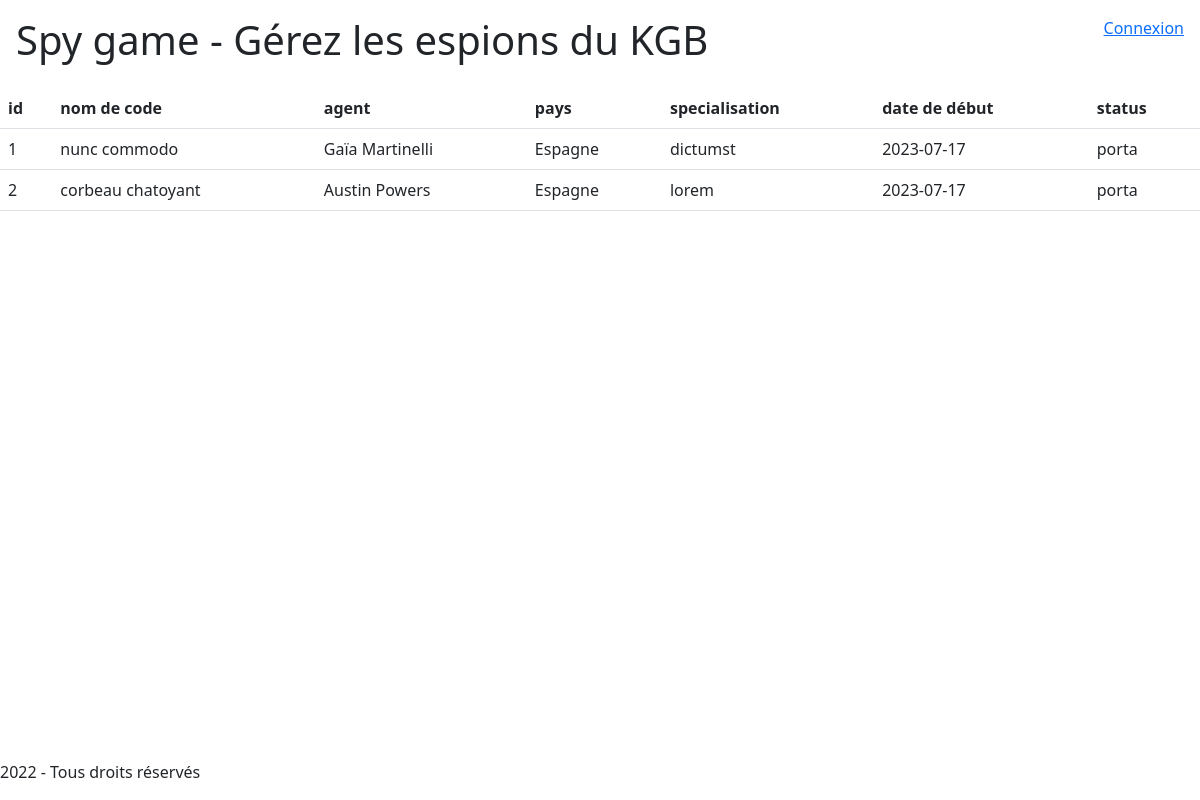
The page / on the database its author committed.
### tables this page shows
CREATE TABLE mission
(
    id_mission INT UNSIGNED AUTO_INCREMENT PRIMARY KEY,
    agent INT UNSIGNED NOT NULL,
    target INT UNSIGNED NOT NULL,
    contact INT UNSIGNED NOT NULL,
    mission_type INT UNSIGNED NOT NULL,
    code_name VARCHAR(50) NOT NULL,
    status VARCHAR(50) NOT NULL,
    country INT UNSIGNED NOT NULL,
    hideout INT UNSIGNED,
    specialisation INT UNSIGNED,
    start_date DATE NOT NULL,
    end_date DATE,
    CONSTRAINT fk_mission_agent
        FOREIGN KEY (agent) REFERENCES agent(id_agent)
            ON UPDATE CASCADE
            ON DELETE CASCADE,
    CONSTRAINT fk_mission_target
        FOREIGN KEY (target) REFERENCES target(id_target)
            ON UPDATE CASCADE
            ON DELETE CASCADE,
    CONSTRAINT fk_mission_contact
        FOREIGN KEY (contact) REFERENCES contact(id_contact)
            ON UPDATE CASCADE
            ON DELETE CASCADE,
    CONSTRAINT fk_mission_mission_type
        FOREIGN KEY (mission_type) REFERENCES mission_type(id_mission_type)
            ON UPDATE CASCADE
            ON DELETE CASCADE,
    CONSTRAINT fk_mission_country
        FOREIGN KEY (country) REFERENCES country(id_country)
            ON UPDATE CASCADE
            ON DELETE CASCADE,
    CONSTRAINT fk_mission_hideout
        FOREIGN KEY (hideout) REFERENCES hideout(id_hideout)
            ON UPDATE CASCADE,
    CONSTRAINT fk_mission_specialisation
        FOREIGN KEY (specialisation) REFERENCES specialisation(id_specialisation)
            ON UPDATE CASCADE
            ON DELETE CASCADE
);

CREATE TABLE country
(
    id_country INT UNSIGNED AUTO_INCREMENT PRIMARY KEY,
    name VARCHAR(50) NOT NULL
);

CREATE TABLE specialisation
(
    id_specialisation INT UNSIGNED AUTO_INCREMENT PRIMARY KEY,
    title   VARCHAR(50) NOT NULL,
    description VARCHAR(200)
);

### src/controller/front/homepage.php (called while the page is built, shortened)
<?php
require_once('src/model/CRUD.php');
$db = new CRUD();
$query = MISSIONS_SQL;
$data = $db->read($query);
require('src/templates/front/missions.php');

### src/model/CRUD.php (called while the page is built, shortened)
<?php
class CRUD
{
    private PDO $pdo;
    public function __construct() {
        try {
            $this->pdo = new PDO(
                'mysql:host=localhost;dbname=spy_database;charset=utf8',
                'root',
                '',
                [PDO::ATTR_ERRMODE => PDO::ERRMODE_EXCEPTION,
                    PDO::ATTR_DEFAULT_FETCH_MODE => PDO::FETCH_ASSOC]
            );
        } catch (PDOException $e) {
            exit('Erreur : ' . $e->getMessage());
        }
    }
    public function read ($sql) {
        try {
            $stmt = $this->pdo->prepare($sql);
            $stmt->execute();
            return $stmt->fetchAll();
        } catch (PDOException $e) {
            $this->error = $e->getMessage();
            return false;
        }
    }
}

### src/templates/front/missions.php (the view, shortened to what this page needs)
<article>
    <div>
        <table class="table" id="missionsFront">
            <tr>
            <?php
            if (isset($data)) {
                foreach ($data[0] as $propertyName => $value): ?>
                    <th><?php echo($propertyName) ?></th>
            <?php
                endforeach;
            }
            ?>
            </tr>
            <?php foreach($data as $item): ?>
                <tr onclick="location.href='<?php echo($_SERVER['PHP_SELF']."?action=mission&id=". $item['id'])?>'">
                    <?php foreach ($item as $value): ?>
                        <td>
                           <?php echo($value) ?>
                        </td>
                    <?php endforeach; ?>
                </tr>
            <?php endforeach; ?>
        </table>
    </div>
</article>
<?php
$content = ob_get_clean();
require_once('src/templates/layout.php');

### index.php (shortened to what this page needs)
<?php
try {
    if (isset($_GET['action']) && $_GET['action'] !== '') {
        if ($_GET['action'] === 'mission') {
            if (isset($_GET['id']) && $_GET['id'] > 0) {
                $identifier = $_GET['id'];
                require_once('src/controller/front/missionDetail.php');
            } else {
                throw new Exception('Erreur : aucun identifiant de mission n\'a été envoyé');
            }
        } else if ($_GET['action'] === 'login') {
            require_once('src/controller/front/login.php');
        } else {
            throw new Exception('Erreur 404 : la page que vous recherchez n\'existe pas');
        }
    } else {
        require_once('src/controller/front/homepage.php');
    }
} catch (Exception $e) {
    $errorMessage = $e->getMessage();
    require_once('src/templates/errorPage.php');
}

### src/templates/layout.php (shortened to what this page needs)
<!DOCTYPE html>
<html>
<head>
    <link href="https://cdn.jsdelivr.net/npm/bootstrap@5.2.2/dist/css/bootstrap.min.css" rel="stylesheet">
    <link rel="stylesheet" href="/spy-game/public/styles.css" />
</head>
<body class="d-flex flex-column">
    <header class="d-flex justify-content-between p-3">
        <a class="siteTitle" href="/spy-game/index.php"><h1>Spy game - Gérez les espions du KGB</h1></a>
        <section>
            <nav>
                <ul class="menu">
                    <li>
                        <a href="/spy-game/src/controller/front/<?php echo (isset($_SESSION['username']) ? 'logout' : 'login') ?>.php">
                            <?php echo (isset($_SESSION['username']) ? 'Déconnexion' : 'Connexion')?>
                        </a>
                    </li>
                </ul>
            </nav>
        </section>
    </header>
    <main class="flex-fill" id="#main">
        <?php echo($content) ?>
    </main>
    <footer>
        <p>2022 - Tous droits réservés</p>
    </footer>
</body>
</html>

### public/styles.css (style rules this page uses)
body { height: 100vh; width: 100vw; }
th>a, .siteTitle { text-decoration: none; color: inherit; }
.menu { list-style: none; }

### rows shown on the page
mission: id_mission "1", code_name "nunc commodo", value "Gaïa Martinelli", country.name "Espagne", specialisation.title "dictumst", start_date "2023-07-17", status "porta"
mission: id_mission "2", code_name "corbeau chatoyant", value "Austin Powers", country.name "Espagne", specialisation.title "lorem", start_date "2023-07-17", status "porta"

### other values the page prints
$propertyName "id"
$propertyName "nom de code"
$propertyName "agent"
$propertyName "pays"
$propertyName "specialisation"
$propertyName "date de début"
$propertyName "status"
